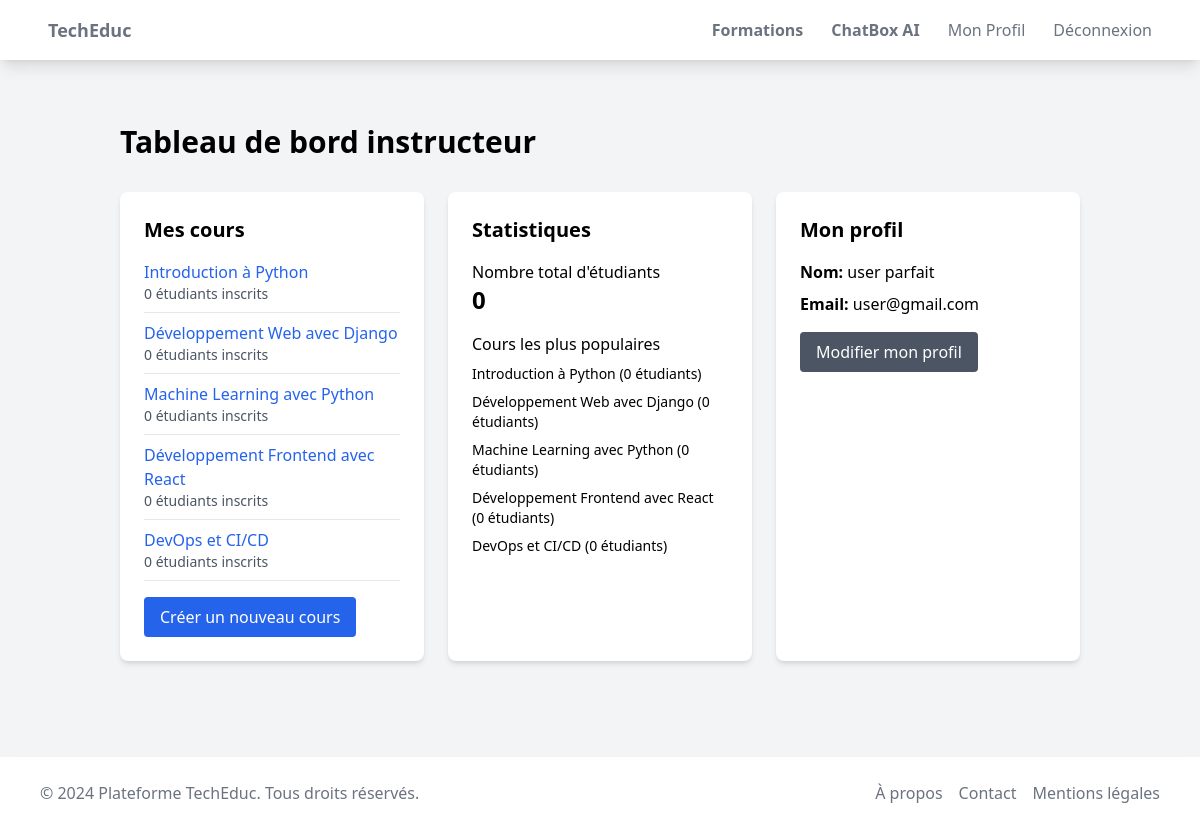
Page /users/instructor/dashboard/ (signed in) on the committed database.
### courses/models.py (models this page shows, shortened)
class Course(models.Model):
    title = models.CharField(max_length=200)
    description = models.TextField()
    instructor = models.ForeignKey(CustomUser, on_delete=models.CASCADE, related_name='courses_taught')
    created_at = models.DateTimeField(auto_now_add=True)
    updated_at = models.DateTimeField(auto_now=True)
    thumbnail = models.ImageField(upload_to='course_thumbnails/')
    price = models.DecimalField(max_digits=10, decimal_places=2)
    duration = models.DurationField(null=True)
    level = models.CharField(max_length=50, choices=[
        ('beginner', 'Débutant'),
        ('intermediate', 'Intermédiaire'),
        ('advanced', 'Avancé')
    ])
    is_published = models.BooleanField(default=False)

### users/models.py (models this page shows, shortened)
class CustomUser(AbstractUser):
    email = models.EmailField(unique=True)
    username = None
    first_name = models.CharField(max_length=30)
    last_name = models.CharField(max_length=30)
    date_of_birth = models.DateField(null=True, blank=True)
    profile_picture = models.ImageField(upload_to='profile_pictures/', null=True, blank=True)
    bio = models.TextField(max_length=500, blank=True)
    is_instructor = models.BooleanField(default=False)
    USERNAME_FIELD = 'email'
    REQUIRED_FIELDS = ['first_name', 'last_name']
    objects = CustomUserManager()

### users/views.py (the view)
# urls.py: path('instructor/dashboard/', views.instructor_dashboard, name='instructor_dashboard'),
@login_required
def instructor_dashboard(request):
    courses = Course.objects.filter(instructor=request.user).annotate(enrollment_count=Count('enrollments'))
    total_students = Enrollment.objects.filter(course__in=courses).values('student').distinct().count()
    popular_courses = courses.order_by('-enrollment_count')[:5]
    return render(request, 'users/instructor_dashboard.html', {
        'courses': courses,
        'total_students': total_students,
        'popular_courses': popular_courses,
    })

### templates/users/instructor_dashboard.html (shortened to what this page needs)
{% extends 'base.html' %} {% load static %}  {% block content %}
<div class="container mx-auto px-4 py-8">
  <h1 class="text-3xl font-bold mb-8">Tableau de bord instructeur</h1>
  <div class="grid grid-cols-1 md:grid-cols-2 lg:grid-cols-3 gap-6">
    <div class="bg-white rounded-lg shadow-md p-6">
      <h2 class="text-xl font-semibold mb-4">Mes cours</h2>
      {% if courses %}
      <ul class="space-y-2">
        {% for course in courses %}
        <li class="border-b pb-2">
          <a
            href="{% url 'courses:course_detail' course.id %}"
            class="text-blue-600 hover:text-blue-800"
          >
            {{ course.title }}
          </a>
          <div class="text-sm text-gray-600">
            {{ course.enrollments.count }} étudiants inscrits
          </div>
        </li>
        {% endfor %}
      </ul>
      {% else %}
      <p class="text-gray-600">Vous n'avez pas encore créé de cours.</p>
      {% endif %}
      <a
        href="{% url 'courses:course_create' %}"
        class="mt-4 inline-block bg-blue-600 text-white px-4 py-2 rounded hover:bg-blue-700"
      >
        Créer un nouveau cours
      </a>
    </div>
    <div class="bg-white rounded-lg shadow-md p-6">
      <h2 class="text-xl font-semibold mb-4">Statistiques</h2>
      <div class="space-y-4">
        <div>
          <h3 class="font-medium">Nombre total d'étudiants</h3>
          <p class="text-2xl font-bold">{{ total_students }}</p>
        </div>
        <div>
          <h3 class="font-medium">Cours les plus populaires</h3>
          <ul class="mt-2 space-y-2">
            {% for course in popular_courses %}
            <li class="text-sm">
              {{ course.title }} ({{ course.enrollments.count }} étudiants)
            </li>
            {% endfor %}
          </ul>
        </div>
      </div>
    </div>
    <div class="bg-white rounded-lg shadow-md p-6">
      <h2 class="text-xl font-semibold mb-4">Mon profil</h2>
      <div class="space-y-2">
        <p><strong>Nom:</strong> {{ user.first_name }} {{ user.last_name }}</p>
        <p><strong>Email:</strong> {{ user.email }}</p>
      </div>
      <a
        href="{% url 'users:edit_profile' %}"
        class="mt-4 inline-block bg-gray-600 text-white px-4 py-2 rounded hover:bg-gray-700"
      >
        Modifier mon profil
      </a>
    </div>
  </div>
</div>
{% endblock %}

### templates/base.html (shortened to what this page needs)
<!DOCTYPE html>
<html lang="fr">
  <head>
    {% load static %}
    <link href="{% static 'css/output.css' %}" rel="stylesheet" />
    <script src="https://cdn.tailwindcss.com"></script>
  </head>
  <body class="bg-gray-100">
    <nav class="bg-white shadow-lg">
      <div class="max-w-6xl mx-auto px-4">
        <div class="flex justify-between">
          <div class="flex space-x-7">
            <div>
              <a href="{% url 'home' %}" class="flex items-center py-4 px-2">
                <span class="font-semibold text-gray-500 text-lg"
                  >TechEduc</span
                >
              </a>
            </div>
          </div>
          <div class="hidden md:flex items-center space-x-3">
            <a
              href="{% url 'courses:course_list' %}"
              class="py-4 px-2 text-gray-500 font-semibold hover:text-blue-500 transition duration-300"
              >Formations</a
            >
            <a
              href="{% url 'chatbot:chat' %}"
              class="py-4 px-2 text-gray-500 font-semibold hover:text-blue-500 transition duration-300"
              >ChatBox AI</a
            >
            {% if user.is_authenticated %}
            <a
              href="{% url 'users:profile' %}"
              class="py-2 px-2 font-medium text-gray-500 rounded hover:bg-blue-500 hover:text-white transition duration-300"
            >
              Mon Profil
            </a>
            <a
              href="{% url 'account_logout' %}"
              class="py-2 px-2 font-medium text-gray-500 rounded hover:bg-blue-500 hover:text-white transition duration-300"
            >
              Déconnexion
            </a>
            {% endif %}
          </div>
        </div>
      </div>
    </nav>
    <main class="container mx-auto px-4 py-8">
      {% block content %} {% endblock %}
    </main>
    <footer class="bg-white shadow-lg mt-8">
      <div class="max-w-6xl mx-auto px-4 py-6">
        <div class="flex justify-between items-center">
          <div class="text-gray-500">
            &copy; 2024 Plateforme TechEduc. Tous droits réservés.
          </div>
          <div class="flex space-x-4">
            <a href="#" class="text-gray-500 hover:text-blue-500">À propos</a>
            <a href="#" class="text-gray-500 hover:text-blue-500">Contact</a>
            <a href="#" class="text-gray-500 hover:text-blue-500"
              >Mentions légales</a
            >
          </div>
        </div>
      </div>
    </footer>
  </body>
</html>

### rows in the picture
Course: title "Introduction à Python", enrollments.count "0"
Course: title "Développement Web avec Django", enrollments.count "0"
Course: title "Machine Learning avec Python", enrollments.count "0"
Course: title "Développement Frontend avec React", enrollments.count "0"
Course: title "DevOps et CI/CD", enrollments.count "0"
CustomUser: first_name "user", last_name "parfait", email "user@gmail.com"

### other values in the picture
{{ total_students }} "0"
